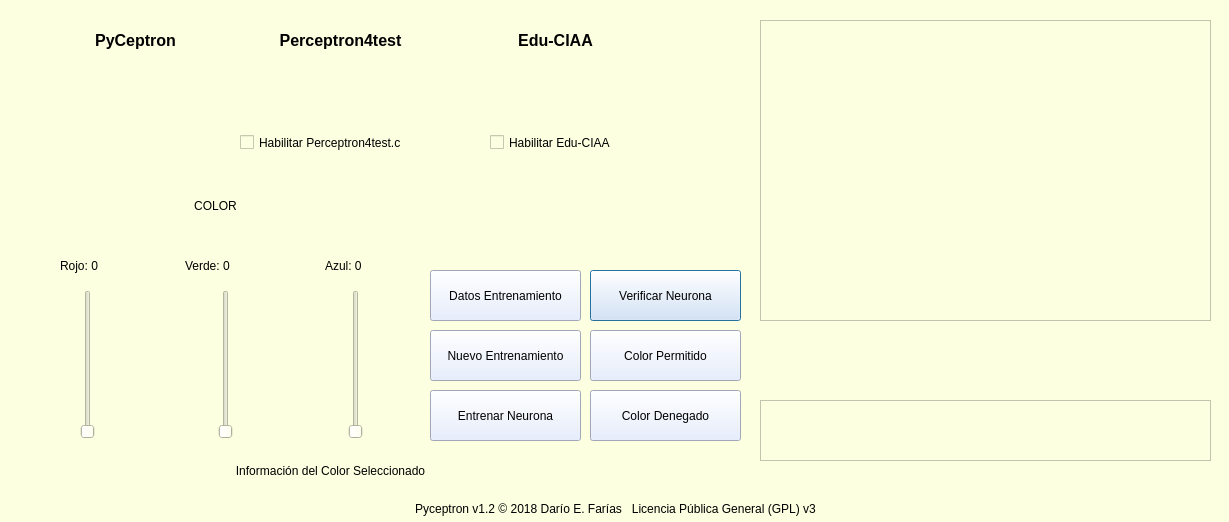
<?xml version="1.0" encoding="UTF-8"?>
<ui version="4.0">
 <class>perceptron</class>
 <widget class="QDialog" name="perceptron">
  <property name="geometry">
   <rect>
    <x>0</x>
    <y>0</y>
    <width>1229</width>
    <height>522</height>
   </rect>
  </property>
  <property name="windowTitle">
   <string>Interfaz para Red Neuronal</string>
  </property>
  <property name="styleSheet">
   <string notr="true">background-color: rgb(252, 255, 224);</string>
  </property>
  <widget class="QLabel" name="label_6">
   <property name="geometry">
    <rect>
     <x>10</x>
     <y>498</y>
     <width>1211</width>
     <height>21</height>
    </rect>
   </property>
   <property name="text">
    <string>Pyceptron v1.2 © 2018 Darío E. Farías &lt;defarias@gmail.com&gt;  Licencia Pública General (GPL) v3</string>
   </property>
   <property name="alignment">
    <set>Qt::AlignCenter</set>
   </property>
  </widget>
  <widget class="QSlider" name="verticalSlider_3">
   <property name="geometry">
    <rect>
     <x>340</x>
     <y>290</y>
     <width>31</width>
     <height>149</height>
    </rect>
   </property>
   <property name="maximum">
    <number>255</number>
   </property>
   <property name="orientation">
    <enum>Qt::Vertical</enum>
   </property>
  </widget>
  <widget class="QLabel" name="label_2">
   <property name="geometry">
    <rect>
     <x>30</x>
     <y>180</y>
     <width>371</width>
     <height>51</height>
    </rect>
   </property>
   <property name="text">
    <string>COLOR</string>
   </property>
   <property name="alignment">
    <set>Qt::AlignCenter</set>
   </property>
  </widget>
  <widget class="QSlider" name="verticalSlider_2">
   <property name="geometry">
    <rect>
     <x>210</x>
     <y>290</y>
     <width>31</width>
     <height>149</height>
    </rect>
   </property>
   <property name="maximum">
    <number>255</number>
   </property>
   <property name="orientation">
    <enum>Qt::Vertical</enum>
   </property>
  </widget>
  <widget class="QLabel" name="label">
   <property name="geometry">
    <rect>
     <x>30</x>
     <y>450</y>
     <width>601</width>
     <height>41</height>
    </rect>
   </property>
   <property name="text">
    <string>Información del Color Seleccionado</string>
   </property>
   <property name="alignment">
    <set>Qt::AlignCenter</set>
   </property>
  </widget>
  <widget class="QLabel" name="label_3">
   <property name="geometry">
    <rect>
     <x>60</x>
     <y>250</y>
     <width>71</width>
     <height>31</height>
    </rect>
   </property>
   <property name="text">
    <string>Rojo: 0</string>
   </property>
  </widget>
  <widget class="QPushButton" name="pushButton">
   <property name="geometry">
    <rect>
     <x>590</x>
     <y>270</y>
     <width>151</width>
     <height>51</height>
    </rect>
   </property>
   <property name="styleSheet">
    <string notr="true">background-color: rgb(224, 234, 255);</string>
   </property>
   <property name="text">
    <string>Verificar Neurona</string>
   </property>
  </widget>
  <widget class="QLabel" name="label_5">
   <property name="geometry">
    <rect>
     <x>325</x>
     <y>250</y>
     <width>71</width>
     <height>31</height>
    </rect>
   </property>
   <property name="text">
    <string>Azul: 0</string>
   </property>
  </widget>
  <widget class="QLabel" name="label_4">
   <property name="geometry">
    <rect>
     <x>185</x>
     <y>250</y>
     <width>81</width>
     <height>31</height>
    </rect>
   </property>
   <property name="text">
    <string>Verde: 0</string>
   </property>
  </widget>
  <widget class="QSlider" name="verticalSlider">
   <property name="geometry">
    <rect>
     <x>80</x>
     <y>290</y>
     <width>16</width>
     <height>149</height>
    </rect>
   </property>
   <property name="maximum">
    <number>255</number>
   </property>
   <property name="orientation">
    <enum>Qt::Vertical</enum>
   </property>
  </widget>
  <widget class="QLabel" name="label_7">
   <property name="geometry">
    <rect>
     <x>450</x>
     <y>60</y>
     <width>221</width>
     <height>51</height>
    </rect>
   </property>
   <property name="font">
    <font>
     <pointsize>12</pointsize>
     <italic>true</italic>
    </font>
   </property>
   <property name="text">
    <string/>
   </property>
   <property name="alignment">
    <set>Qt::AlignCenter</set>
   </property>
  </widget>
  <widget class="QPushButton" name="pushButton_2">
   <property name="geometry">
    <rect>
     <x>430</x>
     <y>390</y>
     <width>151</width>
     <height>51</height>
    </rect>
   </property>
   <property name="styleSheet">
    <string notr="true">background-color: rgb(224, 234, 255);</string>
   </property>
   <property name="text">
    <string>Entrenar Neurona</string>
   </property>
  </widget>
  <widget class="QPushButton" name="pushButton_3">
   <property name="geometry">
    <rect>
     <x>590</x>
     <y>330</y>
     <width>151</width>
     <height>51</height>
    </rect>
   </property>
   <property name="styleSheet">
    <string notr="true">background-color: rgb(224, 234, 255);</string>
   </property>
   <property name="text">
    <string>Color Permitido</string>
   </property>
  </widget>
  <widget class="QPushButton" name="pushButton_4">
   <property name="geometry">
    <rect>
     <x>590</x>
     <y>390</y>
     <width>151</width>
     <height>51</height>
    </rect>
   </property>
   <property name="styleSheet">
    <string notr="true">background-color: rgb(224, 234, 255);</string>
   </property>
   <property name="text">
    <string>Color Denegado</string>
   </property>
  </widget>
  <widget class="QTextBrowser" name="textBrowser">
   <property name="geometry">
    <rect>
     <x>760</x>
     <y>400</y>
     <width>451</width>
     <height>61</height>
    </rect>
   </property>
  </widget>
  <widget class="QLabel" name="label_8">
   <property name="geometry">
    <rect>
     <x>240</x>
     <y>60</y>
     <width>211</width>
     <height>51</height>
    </rect>
   </property>
   <property name="font">
    <font>
     <pointsize>12</pointsize>
     <italic>true</italic>
    </font>
   </property>
   <property name="text">
    <string/>
   </property>
   <property name="alignment">
    <set>Qt::AlignCenter</set>
   </property>
  </widget>
  <widget class="QLabel" name="label_9">
   <property name="geometry">
    <rect>
     <x>30</x>
     <y>60</y>
     <width>211</width>
     <height>51</height>
    </rect>
   </property>
   <property name="font">
    <font>
     <pointsize>12</pointsize>
     <italic>true</italic>
    </font>
   </property>
   <property name="styleSheet">
    <string notr="true"/>
   </property>
   <property name="text">
    <string/>
   </property>
   <property name="alignment">
    <set>Qt::AlignCenter</set>
   </property>
  </widget>
  <widget class="QLabel" name="label_10">
   <property name="geometry">
    <rect>
     <x>80</x>
     <y>30</y>
     <width>111</width>
     <height>20</height>
    </rect>
   </property>
   <property name="font">
    <font>
     <pointsize>12</pointsize>
     <weight>75</weight>
     <bold>true</bold>
    </font>
   </property>
   <property name="text">
    <string>PyCeptron</string>
   </property>
   <property name="alignment">
    <set>Qt::AlignCenter</set>
   </property>
  </widget>
  <widget class="QLabel" name="label_11">
   <property name="geometry">
    <rect>
     <x>260</x>
     <y>30</y>
     <width>161</width>
     <height>21</height>
    </rect>
   </property>
   <property name="font">
    <font>
     <pointsize>12</pointsize>
     <weight>75</weight>
     <bold>true</bold>
    </font>
   </property>
   <property name="text">
    <string>Perceptron4test</string>
   </property>
   <property name="alignment">
    <set>Qt::AlignCenter</set>
   </property>
  </widget>
  <widget class="QLabel" name="label_12">
   <property name="geometry">
    <rect>
     <x>500</x>
     <y>30</y>
     <width>111</width>
     <height>20</height>
    </rect>
   </property>
   <property name="font">
    <font>
     <pointsize>12</pointsize>
     <weight>75</weight>
     <bold>true</bold>
    </font>
   </property>
   <property name="text">
    <string>Edu-CIAA</string>
   </property>
   <property name="alignment">
    <set>Qt::AlignCenter</set>
   </property>
  </widget>
  <widget class="QCheckBox" name="checkBox">
   <property name="geometry">
    <rect>
     <x>240</x>
     <y>130</y>
     <width>201</width>
     <height>25</height>
    </rect>
   </property>
   <property name="text">
    <string>Habilitar Perceptron4test.c</string>
   </property>
  </widget>
  <widget class="QCheckBox" name="checkBox_2">
   <property name="geometry">
    <rect>
     <x>490</x>
     <y>130</y>
     <width>151</width>
     <height>25</height>
    </rect>
   </property>
   <property name="text">
    <string>Habilitar Edu-CIAA</string>
   </property>
  </widget>
  <widget class="QTextBrowser" name="textBrowser_2">
   <property name="geometry">
    <rect>
     <x>760</x>
     <y>20</y>
     <width>451</width>
     <height>301</height>
    </rect>
   </property>
  </widget>
  <widget class="QPushButton" name="pushButton_5">
   <property name="geometry">
    <rect>
     <x>430</x>
     <y>270</y>
     <width>151</width>
     <height>51</height>
    </rect>
   </property>
   <property name="styleSheet">
    <string notr="true">background-color: rgb(224, 234, 255);</string>
   </property>
   <property name="text">
    <string>Datos Entrenamiento</string>
   </property>
  </widget>
  <widget class="QPushButton" name="pushButton_6">
   <property name="geometry">
    <rect>
     <x>430</x>
     <y>330</y>
     <width>151</width>
     <height>51</height>
    </rect>
   </property>
   <property name="styleSheet">
    <string notr="true">background-color: rgb(224, 234, 255);</string>
   </property>
   <property name="text">
    <string>Nuevo Entrenamiento</string>
   </property>
  </widget>
 </widget>
 <resources/>
 <connections/>
</ui>
